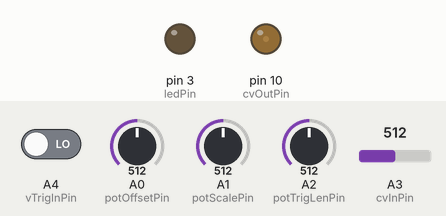
Recording of a sketch running on a simulated Arduino Uno, built with avr-gcc and run on an emulated ATmega328P. Shown: output pins drawn as LEDs (lit = HIGH). The inputs (shaded band) are chosen by the test bench; at power-on: A0 (potOffsetPin) = 512, A4 (vTrigInPin) LOW, A1 (potScalePin) = 512, A2 (potTrigLenPin) = 512, A3 (cvInPin) = 512. Pins used as bus, display or sensor lines are not drawn.

Above: at 1.2 s.
1.3 s: A0 (potOffsetPin) set to 245
At 2.5 s:
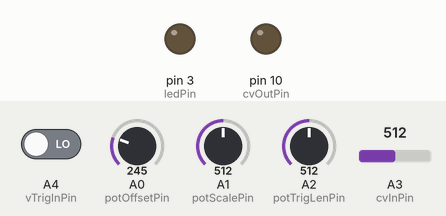
2.8 s: A4 (vTrigInPin) driven HIGH
At 3.8 s:
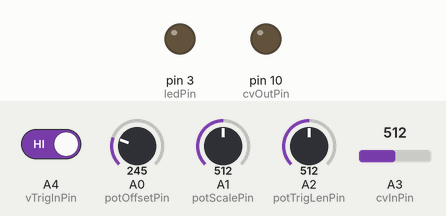
4.3 s: A0 (potOffsetPin) set to 281
5.8 s: A0 (potOffsetPin) set to 311
At 7.0 s:
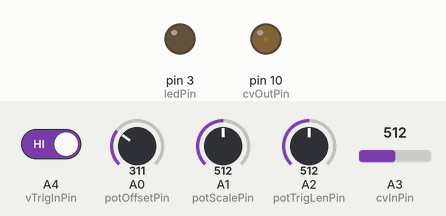
7.3 s: A0 (potOffsetPin) set to 992
At 8.2 s:
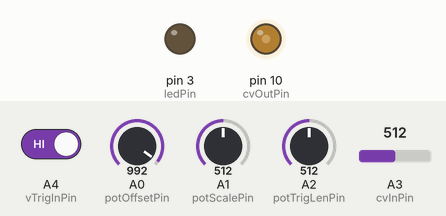
8.8 s: A1 (potScalePin) set to 716
At 9.4 s:
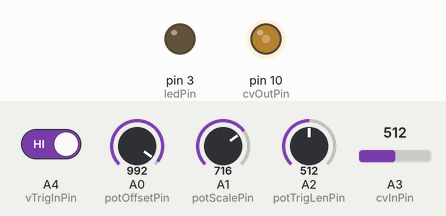
Timing chart, 0 to 11.3 s (numbered marks = the images above; inputs shaded):
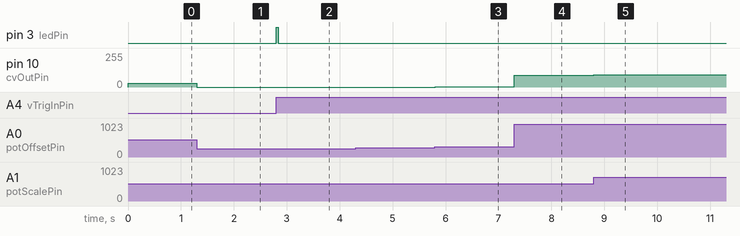

The sketch:

eurorack2ms.ino
```cpp
/*
  Eurorack to MS-20 converter

  CV: V/oct in -> Hz/V out, exp mapping.
  Trigger: V-trig in -> S-trig out (LOW = short to GND).

  --Pin assign---
  POT1  A0  Offset (Hz/V calibration)
  POT2  A1  Scale / gain (Hz/V range)
  POT3  A2  Trigger length (S-trig pulse width, ~2-100 ms)
  F1    A3  CV IN1  V/oct in (Eurorack, analog)
  F2    A4  CV IN2  V-trig in (trigger input; analog read threshold or digital)
  F3    D10 OUT1   Hz/V CV out (PWM)
  F4    D11 OUT2   S-trig out (trigger output, short to GND when active)
  BUTTON D4 Push button (internal pull-up)
  LED   D3  Input trigger indicator
  EEPROM  N/A
*/

#include <math.h>

const int potOffsetPin   = A0;
const int potScalePin    = A1;
const int potTrigLenPin  = A2;
const int cvInPin        = A3;   // F1 = CV IN1
const int cvOutPin       = 10;   // F3 = OUT1
const int vTrigInPin     = A4;   // F2 = CV IN2 jack, V-trig in
const int sTrigOutPin    = 11;   // F4 = OUT2
const int ledPin         = 3;

bool lastVTrigState = LOW;
unsigned long trigOutStart = 0;
unsigned long ledOffTime = 0;
byte trigOutState = 2;  // 0=start pulse, 1=pulse on, 2=idle
const unsigned long TRIG_DEBOUNCE_MS = 5;
const unsigned long LED_FLASH_MS = 40;

void setup() {
  pinMode(vTrigInPin, INPUT);
  pinMode(sTrigOutPin, OUTPUT);
  pinMode(ledPin, OUTPUT);

  pinMode(cvOutPin, OUTPUT);
  digitalWrite(sTrigOutPin, HIGH);
  digitalWrite(ledPin, LOW);

  TCCR1A = (1 << WGM10) | (1 << COM1B1);
  TCCR1B = (1 << WGM12) | (1 << CS10);
}

void loop() {
  unsigned long now = millis();

  int offsetRaw = analogRead(potOffsetPin);
  int scaleRaw = analogRead(potScalePin);
  int trigLenRaw = analogRead(potTrigLenPin);
  int adc = analogRead(cvInPin);
  if (adc < 0) adc = 0;
  if (adc > 1023) adc = 1023;

  float vOct = (float)adc / 1023.0f * 5.0f;
  float expVal = pow(2.0f, vOct);
  int out = (int)(255.0f * (expVal - 1.0f) / 31.0f + 0.5f);
  if (out < 0) out = 0;
  if (out > 255) out = 255;

  int scale = map(scaleRaw, 0, 1023, 128, 255);
  int offset = map(offsetRaw, 0, 1023, -64, 64);
  out = (out * scale) >> 8;
  out += offset;
  if (out < 0) out = 0;
  if (out > 255) out = 255;
  analogWrite(cvOutPin, (uint8_t)out);

  unsigned long pulseMs = (unsigned long)map(trigLenRaw, 0, 1023, 2, 100);
  if (pulseMs < 2) pulseMs = 2;

  int vTrigReading = digitalRead(vTrigInPin);
  if (vTrigReading == HIGH && lastVTrigState == LOW) {
    if (trigOutState == 2 && (now - trigOutStart) > TRIG_DEBOUNCE_MS) {
      trigOutStart = now;
      trigOutState = 0;
      ledOffTime = now + LED_FLASH_MS;
      digitalWrite(ledPin, HIGH);
    }
  }
  lastVTrigState = vTrigReading;

  if (trigOutState == 0) {
    digitalWrite(sTrigOutPin, LOW);
    trigOutState = 1;
  } else if (trigOutState == 1 && (now - trigOutStart) >= pulseMs) {
    digitalWrite(sTrigOutPin, HIGH);
    trigOutState = 2;
  }

  if (ledOffTime && now >= ledOffTime) {
    digitalWrite(ledPin, LOW);
    ledOffTime = 0;
  }
}
```

Measured:
- after the input at 1.3 s, pin 10 (cvOutPin): 28/255 → 0/255 at once
- after the input at 2.8 s, pin 3 (ledPin): LOW → HIGH at once, → LOW 0.04 s later
- after the input at 4.3 s, every drawn part: stays the same
- after the input at 5.8 s, pin 10 (cvOutPin): 0/255 → 2/255 at once
- after the input at 7.3 s, pin 10 (cvOutPin): 2/255 → 88/255 at once
- after the input at 8.8 s, pin 10 (cvOutPin): 88/255 → 92/255 at once
